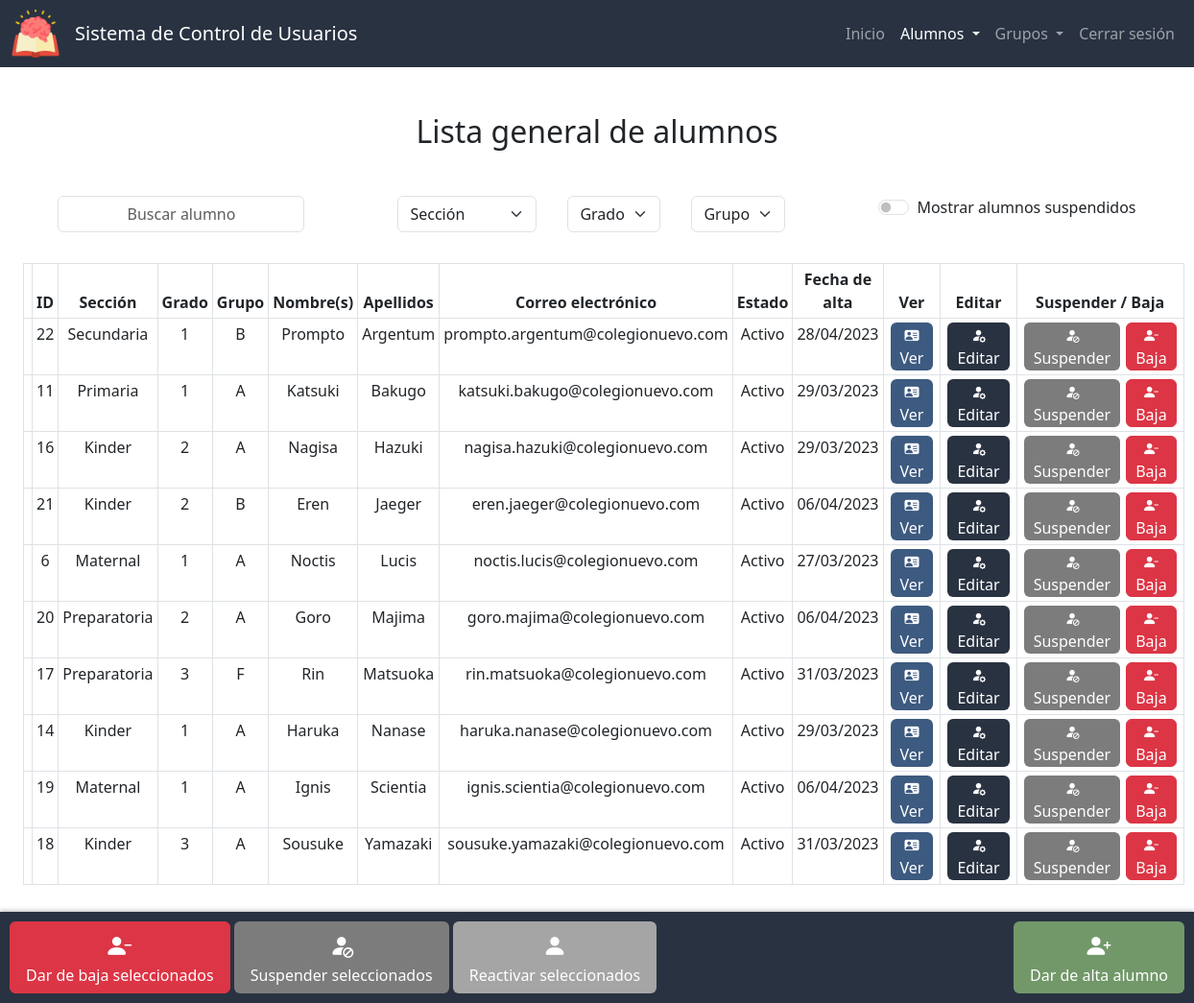
The app's page /lista_alumnos (signed in) with its own data.
### app.py (models this page shows, shortened)
class Alumnos(db.Model):
    id = db.Column(db.Integer, primary_key=True)
    nombre = db.Column(db.String(50), nullable=False)
    apellidos = db.Column(db.String(50), nullable=False)
    correo = db.Column(db.String(50), nullable=False, unique=True)
    estado = db.Column(db.Integer, nullable=False, default=0) # 0 - activo, 1 - suspendido, 2 - baja
    fecha_de_creacion = db.Column(db.DateTime, nullable=False, default=datetime.now)
    def __repr__(self):
       return f"<Alumno {self.id}: {self.nombre} {self.apellidos}>"

class Grupos(db.Model):
    id = db.Column(db.Integer, primary_key=True)
    seccion = db.Column(db.String(50), nullable=False)
    grado = db.Column(db.Integer, nullable=False)
    grupo = db.Column(db.String(1), nullable=False)
    def __repr__(self):
       return f"{self.grado}°{self.grupo} de {self.seccion}"

### app.py (the view)
@app.route("/lista_alumnos", methods=["GET", "POST"])
@login_required
def lista_alumnos():
    if request.method == "POST":
        grupo_actual = {}
        grupo_actual["seccion"] = request.form.get("seccion")
        grupo_actual["grado"] = request.form.get("grado")
        grupo_actual["grupo"] = request.form.get("grupo")
        suspendidos = True if request.form.get("suspendidos") == "on" else False
        estado = [0, 1] if suspendidos else [0]
        secciones = db.session.query(Grupos.seccion).distinct().all()
        datos = consultar_alumnos(grupo_actual, estado)
        if datos:
            return render_template("lista_alumnos.html", active="Lista de alumnos", lista=datos['lista'] , estados=ESTADOSV, grupo_actual=grupo_actual, secciones=secciones, grados=datos['grados'], grupos=datos['grupos'], suspendidos=suspendidos)
        else:
            lista = db.session.query(Alumnos, Grupos)\
                        .join(alumnos_por_grupo, Alumnos.id == alumnos_por_grupo.c.id_alumno)\
                        .join(Grupos, Grupos.id == alumnos_por_grupo.c.id_grupo)\
                        .filter(Alumnos.estado.in_(estado))\
                        .order_by(Alumnos.apellidos)\
                        .all()
            return render_template("lista_alumnos.html", active="Lista de alumnos", lista=lista, estados=ESTADOSV, grupo_actual=None, secciones=secciones, grados=None, grupos=None, suspendidos=suspendidos)
    else:
        estado = 0
        lista = db.session.query(Alumnos, Grupos)\
                        .join(alumnos_por_grupo, Alumnos.id == alumnos_por_grupo.c.id_alumno)\
                        .join(Grupos, Grupos.id == alumnos_por_grupo.c.id_grupo)\
                        .filter(Alumnos.estado == estado)\
                        .order_by(Alumnos.apellidos)\
                        .all()
        print(lista)
        secciones = db.session.query(Grupos.seccion).distinct().all()
        return render_template("lista_alumnos.html", active="Lista de alumnos", lista=lista, estados=ESTADOSV, grupo_actual=None, secciones=secciones, grados=None, grupos=None)

### app.py (called while the page is built)
def login_required(f):
    @wraps(f)
    def decorated_function(*args, **kwargs):
        if session.get("user_id") is None:
            return redirect("/login")
        return f(*args, **kwargs)
    return decorated_function

### templates/lista_alumnos.html (shortened to what this page needs)
{% extends "layout.html" %}
{% block scripts %}
    <link href="https://unpkg.com/bootstrap-table@1.21.3/dist/bootstrap-table.min.css" rel="stylesheet">
{% endblock %}
{% block main %}
    <h2 class="mb-5">
        {% if grupo_actual %} Lista de {% else %} Lista general de alumnos {% endif %}
    </h2>
    <form id="form-buscar-grupo" action="/lista_alumnos" method="post">
        <div class="d-flex justify-content-around">
            <div class="mb-3 mx-3">
                <input autocomplete="off" class="form-control mx-auto w-auto" autofocus id="buscar" placeholder="Buscar alumno" type="text">
            </div>
            <div class="d-flex flex-row bd-highlight mb-3 justify-content-center">
                <div class="mb-3 mx-3">
                    <select class="select form-select mx-auto w-auto" name="seccion" id="seccion" required>
                        <option selected value="">Sección</option>
                    </select>
                </div>
                <div class="d-flex flex-row justify-content-center" {% if grupo_actual.seccion %} style="display:block" {% else %} style="display:none" {% endif %}>
                    <div class="mb-3 mx-3">
                        <select class="select form-select mx-auto w-auto" name="grado" id="grado" required>
                            <option selected value="">Grado</option>
                        </select>
                    </div>
                    <div class="mb-3 mx-3">
                        <select class="select form-select mx-auto w-auto" name="grupo" id="grupo" required>
                            <option selected value="">Grupo</option>
                        </select>
                    </div>
                </div>
            </div>
            <div class="mb-3 mx-3">
                <div class="form-check form-switch switch-primario">
                    <input class="form-check-input" type="checkbox" id="suspendidos" name="suspendidos" {% if suspendidos %} checked {% endif %}>
                    <label class="form-check-label" for="suspendidos">Mostrar alumnos suspendidos</label>
                </div>
            </div>
        </div>
    </form>
    <div id="alumnos-div" class="container-fluid">
        <table id="tabla-alumnos" class="table table-hover table-bordered table-sm"
        data-search="true" data-search-accent-neutralise="true" data-search-selector="#buscar"
        data-show-columns="true" data-show-columns-toggle-all="true"
        data-show-pagination-switch="true" data-show-toggle="true" data-show-fullscreen="true"
        data-buttons-class="" data-locale="es-MX" data-visible-search="true"
        data-page-list="[10, 25, 50, 100, All]" data-select-item-name="selectedItems">
            <thead id="thead" class="color-primario">
                <tr>
                    <th data-field="state" data-checkbox="true"></th>
                    <th data-sortable="true" scope="col" data-visible="false" >ID</th>
                    <th data-sortable="true" scope="col">Sección</th>
                    <th data-sortable="true" scope="col">Grado</th>
                    <th data-sortable="true" scope="col">Grupo</th>
                    <th data-sortable="true" scope="col">Nombre(s)</th>
                    <th data-sortable="true" scope="col">Apellidos</th>
                    <th data-sortable="true" scope="col">Correo electrónico</th>
                    <th data-sortable="true" scope="col" class="col-movil">Estado</th>
                    <th data-sortable="true" scope="col" class="col-movil">Fecha de alta</th>
                    <th>Ver</th>
                    <th class="col-movil">Editar</th>
                    <th class="col-movil">Suspender / Baja</th>
                </tr>
            </thead>
            <tbody id="tbody">
                {% for i in lista %}
                    <tr {% if i[0].estado == 1 %} class="suspendido" {% endif %}>
                        <td></td>
                        <td>{{ i[0].id }}</td>
                        <td>{{ i[1].seccion }}</td>
                        <td>{{ i[1].grado }}</td>
                        <td>{{ i[1].grupo }}</td>
                        <td >{{ i[0].nombre }}</td>
                        <td>{{ i[0].apellidos }}</td>
                        <td>{{ i[0].correo }}</td>
                        <td>{{ estados[i[0].estado] }}</td>
                        <td>{{ i[0].fecha_de_creacion.strftime('%d/%m/%Y') }}</td>
                        <td>
                            <form action="/ver_alumno" method="get">
                                <button type="submit" class="edit btn ver" title="Ver alumno"><i class="bi-small bi bi-person-vcard-fill mx-1"></i><span class="mx-1 no-movil">Ver</span></button>
                            </form>
                        </td>
                        <td>
                            <form action="/editar_alumno" method="get">
                                <button type="submit" class="edit btn color-primario" title="Editar alumno"><i class="bi-small bi bi-person-fill-gear mx-1"></i><span class="mx-1 no-movil">Editar</span></button>
                            </form>
                        </td>
                        <td>
                            <div class="btn-group">
                                <div {% if i[0].estado == 1 %} style="display:none;" {% endif %}>
                                    <form action="/suspender_alumno" method="post">
                                        <button type="submit" class="edit btn gris-oscuro" title="Suspender alumno"><i class="bi-small bi-person-fill-slash mx-1"></i><span class="mx-1 no-movil">Suspender</span></button>
                                    </form>
                                </div>
                                <form id="form-eliminar-alumno" action="/eliminar_alumno" method="post">
                                    <button type="button" class="edit btn btn-danger" title="Eliminar alumno" onclick="confirmarEliminar('{{ i[0].id }}', '{{ i[0].nombre }}', '{{ i[0].apellidos }}')"><i class="bi-small bi bi-person-dash-fill mx-1"></i><span class="mx-1 no-movil">Baja</span></button>
                                </form>
                            </div>
                        </td>
                    </tr>
                {% endfor %}
            </tbody>
        </table>
    </div>
    <div class="botones-fijos d-flex justify-content-between">
        <div class="btn-group">
            <div>
                <button id="eliminar-seleccionados" class="btn-big btn btn-danger" title="Dar de baja seleccionados"><i class="bi bi-person-dash-fill"></i><div class="mx-1 no-movil">Dar de baja seleccionados</div></button>
                <button id="suspender-seleccionados" class="btn-big btn gris-oscuro" title="Suspender seleccionados"><i class="bi bi-person-fill-slash"></i><div class="mx-1 no-movil">Suspender seleccionados</div></button>
                <button id="reactivar-seleccionados" class="btn-big btn gris" title="Reactivar seleccionados"><i class="bi bi-person-fill"></i><div class="mx-1 no-movil">Reactivar seleccionados</div></button>
            </div>
        </div>
        <div>
            <form action="/alta_alumno">
                <button type="submit" class="btn-big btn verde" title="Dar de alta alumno"><i class="bi bi-person-plus-fill"></i><div class="mx-1 no-movil">Dar de alta alumno</div></button>
            </form>
        </div>
    </div>
{% endblock %}

### templates/layout.html (shortened to what this page needs)
<!DOCTYPE html>
<html lang="es">
    <head>
        <link href="https://cdn.jsdelivr.net/npm/bootstrap@5.3.0-alpha1/dist/css/bootstrap.min.css" rel="stylesheet">
        <link rel="stylesheet" href="https://cdn.jsdelivr.net/npm/bootstrap-icons@1.10.3/font/bootstrap-icons.css">
        <link rel="stylesheet" href="https://use.fontawesome.com/releases/v5.6.3/css/all.css">
        {% block scripts %}
        {% endblock %}
        <link href="/static/styles.css" rel="stylesheet">
    </head>
    <body>
        <nav class="navbar navbar-expand-sm navbar-dark">
            <div class="container-fluid">
                <a class="navbar-brand" href="/">
                    <img alt="logo de escuela" src="static\logo.png" height=50px class="d-inline-block align-top">
                </a>
                <a class="navbar-brand" href="/"><span class="movil">SCU</span><span class="no-movil">Sistema de Control de Usuarios</span></a>
                <div class="collapse navbar-collapse color-primario" id="navbarSupportedContent">
                    {% if session["user_id"] %}
                        <ul class="navbar-nav ms-auto mb-2 mb-lg-0">
                            <li class="nav-item">
                                <a class="nav-link {% if active=='Inicio' %} active {% endif %}" aria-current="page" href="/">Inicio</a>
                            </li>
                            <li class="nav-item dropdown">
                                <a class="nav-link dropdown-toggle {% if active in ['Lista de alumnos', 'Alta alumno', 'Alumno', 'Bajas alumnos'] %} active {% endif %}" href="#" id="navbarDropdown" role="button" data-bs-toggle="dropdown" aria-expanded="false">
                                    Alumnos
                                </a>
                            </li>
                            <li class="nav-item dropdown">
                                <a class="nav-link dropdown-toggle {% if active in ['Lista de grupos', 'Nuevo grupo'] %} active {% endif %}" href="#" id="navbarDropdown" role="button" data-bs-toggle="dropdown" aria-expanded="false">
                                    Grupos
                                </a>
                            </li>
                            <li class="nav-item">
                                <a class="nav-link" aria-current="page" href="/logout">Cerrar sesión</a>
                            </li>
                        </ul>
                    {% endif %}
                </div>
            </div>
        </nav>
        <main class="container-fluid py-5 text-center">
            {% block main %}{% endblock %}
        </main>
    </body>
</html>

### static/styles.css (style rules this page uses)
:root { --color-primario: #293241; --color-primario-active: #3b4f69; --color-primario-hover: #334458; --letra-primario: white; --letra-primario-inactive: #9A9EA5; --letra-primario-hover: #C9CBCF; --verde: #729869; --verde-active: #588559; --amarillo: #D69900; --amarillo-active: #b17900; --color-ver: #3D5A80; --color-ver-active: #5281a7; --gris: #a5a5a5; --gris-active: #969696; --gris-oscuro: #7c7c7c; --gris-oscuro-active: #646464; }
.navbar { background-color: var(--color-primario); height: 70px; }
.color-primario { background-color: var(--color-primario); color: var(--letra-primario); }
.btn.edit { padding: 0 5px; }
.btn.edit { margin: 0 3px; }
.btn.edit, .btn-big { transition: transform 0.2s ease-in-out; }
.btn-danger { margin: 0; }
.verde { background-color: var(--verde); color: var(--letra-primario); }
.gris { background-color: var(--gris); color: var(--letra-primario); }
.gris-oscuro { background-color: var(--gris-oscuro); color: var(--letra-primario); }
.ver { background-color: var(--color-ver); color: var(--letra-primario); }
#grado, #grupo { width: 100px; }
.bi { font-size: 25px; color: var(--letra-primario); }
.bi-small { font-size: 15px; }
.d-flex { display: flex; flex-wrap: wrap; }
input { text-align: center; }
#alumnos-div { max-width: 1500px; justify-content: center; margin-bottom: 75px; }
.botones-fijos { position: fixed; bottom: 0; left: 0; right: 0; display: flex; justify-content: center; padding: 10px; background-color: var(--color-primario); box-shadow: 0 -2px 4px rgba(0, 0, 0, 0.2); }

### records on screen
Alumnos: id "22", seccion "Secundaria", grado "1", grupo "B", nombre "Prompto", apellidos "Argentum", correo "prompto.argentum@colegionuevo.com", estado "Activo", fecha_de_creacion "28/04/2023"
Alumnos: id "11", seccion "Primaria", grado "1", grupo "A", nombre "Katsuki", apellidos "Bakugo", correo "katsuki.bakugo@colegionuevo.com", estado "Activo", fecha_de_creacion "29/03/2023"
Alumnos: id "16", seccion "Kinder", grado "2", grupo "A", nombre "Nagisa", apellidos "Hazuki", correo "nagisa.hazuki@colegionuevo.com", estado "Activo", fecha_de_creacion "29/03/2023"
Alumnos: id "21", seccion "Kinder", grado "2", grupo "B", nombre "Eren", apellidos "Jaeger", correo "eren.jaeger@colegionuevo.com", estado "Activo", fecha_de_creacion "06/04/2023"
Alumnos: id "6", seccion "Maternal", grado "1", grupo "A", nombre "Noctis", apellidos "Lucis", correo "noctis.lucis@colegionuevo.com", estado "Activo", fecha_de_creacion "27/03/2023"
Alumnos: id "20", seccion "Preparatoria", grado "2", grupo "A", nombre "Goro", apellidos "Majima", correo "goro.majima@colegionuevo.com", estado "Activo", fecha_de_creacion "06/04/2023"
Alumnos: id "17", seccion "Preparatoria", grado "3", grupo "F", nombre "Rin", apellidos "Matsuoka", correo "rin.matsuoka@colegionuevo.com", estado "Activo", fecha_de_creacion "31/03/2023"
Alumnos: id "14", seccion "Kinder", grado "1", grupo "A", nombre "Haruka", apellidos "Nanase", correo "haruka.nanase@colegionuevo.com", estado "Activo", fecha_de_creacion "29/03/2023"
Alumnos: id "19", seccion "Maternal", grado "1", grupo "A", nombre "Ignis", apellidos "Scientia", correo "ignis.scientia@colegionuevo.com", estado "Activo", fecha_de_creacion "06/04/2023"
Alumnos: id "18", seccion "Kinder", grado "3", grupo "A", nombre "Sousuke", apellidos "Yamazaki", correo "sousuke.yamazaki@colegionuevo.com", estado "Activo", fecha_de_creacion "31/03/2023"
